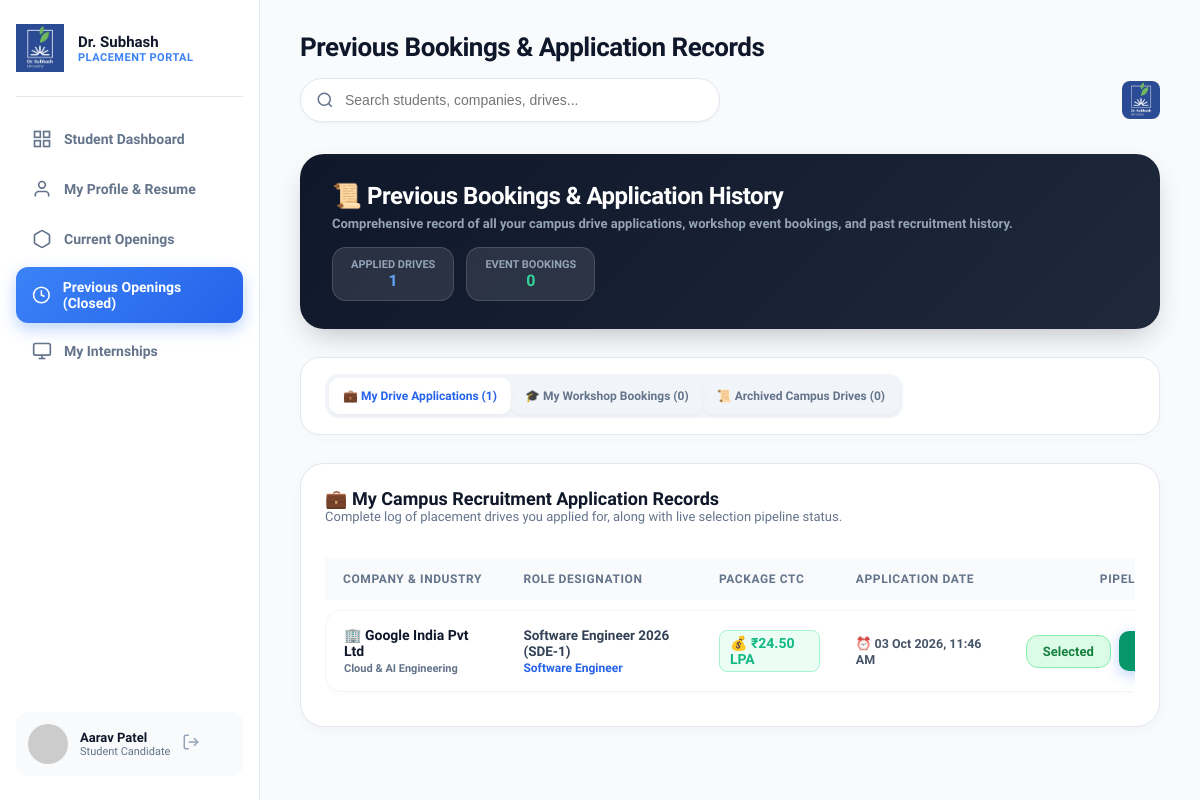
The page /student/drives_history.php (signed in) on the database as committed earlier.
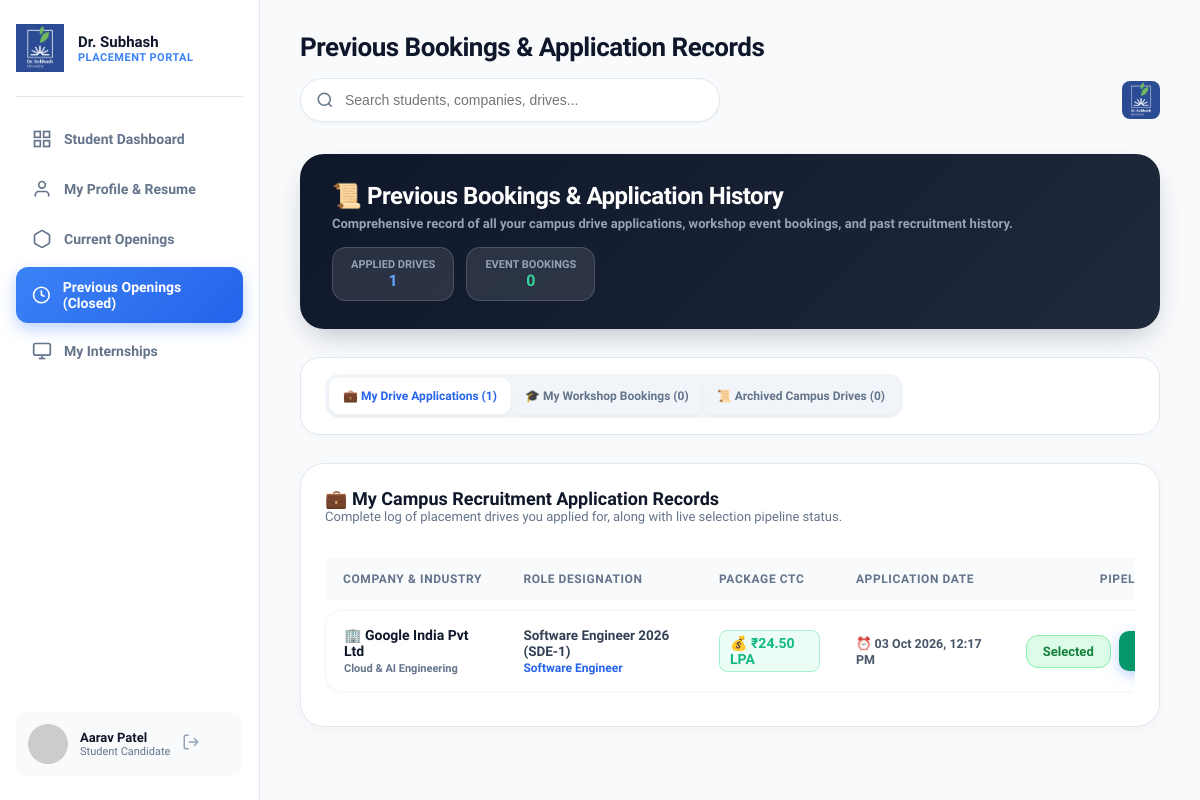
The same page on the database as committed later.
### tables this page shows
CREATE TABLE `applications` (
  `id` int(11) NOT NULL AUTO_INCREMENT,
  `drive_id` int(11) NOT NULL,
  `student_id` int(11) NOT NULL,
  `status` enum('Applied','Shortlisted','Interview Round','Selected','Rejected') DEFAULT 'Applied',
  `remarks` text DEFAULT NULL,
  `applied_date` timestamp NOT NULL DEFAULT current_timestamp(),
  PRIMARY KEY (`id`),
  UNIQUE KEY `unique_app` (`drive_id`,`student_id`),
  KEY `student_id` (`student_id`),
  CONSTRAINT `applications_ibfk_1` FOREIGN KEY (`drive_id`) REFERENCES `drives` (`id`) ON DELETE CASCADE,
  CONSTRAINT `applications_ibfk_2` FOREIGN KEY (`student_id`) REFERENCES `students` (`id`) ON DELETE CASCADE
);

CREATE TABLE `companies` (
  `id` int(11) NOT NULL AUTO_INCREMENT,
  `company_name` varchar(150) NOT NULL,
  `hr_name` varchar(100) DEFAULT NULL,
  `hr_email` varchar(100) DEFAULT NULL,
  `industry` varchar(100) DEFAULT 'IT & Software',
  `website` varchar(150) DEFAULT NULL,
  `phone` varchar(20) DEFAULT NULL,
  `logo` varchar(255) DEFAULT 'default_company.png',
  `is_closed` tinyint(1) DEFAULT 0,
  `created_at` timestamp NOT NULL DEFAULT current_timestamp(),
  PRIMARY KEY (`id`),
  UNIQUE KEY `company_name` (`company_name`)
);

CREATE TABLE `drives` (
  `id` int(11) NOT NULL AUTO_INCREMENT,
  `company_id` int(11) NOT NULL,
  `title` varchar(200) NOT NULL,
  `designation` varchar(150) NOT NULL,
  `package_ctc` varchar(50) NOT NULL,
  `location` varchar(100) DEFAULT 'Pan India / Remote',
  `min_cpi` decimal(4,2) DEFAULT 6.50,
  `allowed_branches` varchar(255) DEFAULT 'CSE, IT, ECE, MECH, CIVIL',
  `max_backlogs` int(11) DEFAULT 0,
  `drive_date` date NOT NULL,
  `deadline` date NOT NULL,
  `deadline_time` varchar(20) DEFAULT '18:00',
  `description` text DEFAULT NULL,
  `status` enum('Upcoming','Active','Completed','Cancelled') DEFAULT 'Active',
  `created_at` timestamp NOT NULL DEFAULT current_timestamp(),
  `allowed_semesters` varchar(100) DEFAULT '5,6,7,8',
  `package_numeric` decimal(10,2) DEFAULT 0.00,
  PRIMARY KEY (`id`),
  KEY `company_id` (`company_id`),
  CONSTRAINT `drives_ibfk_1` FOREIGN KEY (`company_id`) REFERENCES `companies` (`id`) ON DELETE CASCADE
);

### student/drives_history.php (the view, shortened to what the rows shown need)
<?php
$pdo = getDBConnection();
$studentId = $_SESSION['student_id'];
$stmtSt = $pdo->prepare("SELECT * FROM students WHERE id = ?");
$stmtSt->execute([$studentId]);
$student = $stmtSt->fetch();
$stmtMyApps = $pdo->prepare("SELECT a.*, d.title, d.designation, d.package_ctc, d.location, d.drive_date, d.status as drive_status, c.company_name, c.industry
                             FROM applications a
                             JOIN drives d ON a.drive_id = d.id
                             JOIN companies c ON d.company_id = c.id
                             WHERE a.student_id = ?
                             ORDER BY a.id DESC");
$stmtMyApps->execute([$studentId]);
$myApplicationsHistory = $stmtMyApps->fetchAll();
$activeTab = isset($_GET['tab']) ? sanitize($_GET['tab']) : 'my_drives';
include __DIR__ . '/../includes/header.php';
?>
<?php if ($activeTab === 'my_drives'): ?>
    <div class="table-card" style="border-radius: 24px; padding: 24px; background: white; border: 1px solid #E2E8F0; box-shadow: 0 4px 14px rgba(0,0,0,0.03);">
        <div class="table-responsive">
            <table class="custom-table" style="width: 100%;">
                <thead>
                    <tr style="background: #F8FAFC;">
                        <th style="padding: 14px 18px;">Company & Industry</th>
                        <th style="padding: 14px 18px;">Role Designation</th>
                        <th style="padding: 14px 18px;">Package CTC</th>
                        <th style="padding: 14px 18px;">Application Date</th>
                        <th style="padding: 14px 18px; text-align: right;">Pipeline Status</th>
                    </tr>
                </thead>
                <tbody>
                    <?php if (!empty($myApplicationsHistory)): ?>
                        <?php foreach ($myApplicationsHistory as $mah):
                            $stClass = ($mah['status']==='Selected') ? 'placed' : (($mah['status']==='Rejected') ? 'unplaced' : 'in-process');
                        ?>
                            <tr style="background: #FFFFFF; border-bottom: 1px solid #F1F5F9;">
                                <td style="padding: 16px 18px;">
                                    <strong style="font-size: 14px; color: #0F172A;">🏢 <?= htmlspecialchars($mah['company_name']); ?></strong><br>
                                    <span style="font-size: 11px; color: #64748B; font-weight: 600;"><?= htmlspecialchars($mah['industry'] ?: 'Technology'); ?></span>
                                </td>
                                <td style="padding: 16px 18px;">
                                    <strong style="font-size: 13.5px; color: #334155;"><?= htmlspecialchars($mah['title']); ?></strong><br>
                                    <span style="font-size: 12px; color: #2563EB; font-weight: 700;"><?= htmlspecialchars($mah['designation']); ?></span>
                                </td>
                                <td style="padding: 16px 18px;">
                                    <strong style="font-size: 14px; color: #10B981; background: #ECFDF5; padding: 4px 10px; border-radius: 8px; border: 1px solid #A7F3D0; display: inline-block;">
                                        💰 <?= htmlspecialchars($mah['package_ctc']); ?>
                                    </strong>
                                </td>
                                <td style="padding: 16px 18px;">
                                    <span style="font-size: 12.5px; color: #475569; font-weight: 600;">
                                        ⏰ <?= date('d M Y, h:i A', strtotime($mah['applied_date'])); ?>
                                    </span>
                                </td>
                                <td style="padding: 16px 18px; text-align: right;">
                                    <div style="display: flex; gap: 8px; justify-content: flex-end; align-items: center;">
                                        <span class="badge-status <?= $stClass; ?>" style="font-size: 13px; font-weight: 800; padding: 8px 16px; border-radius: 12px;">
                                            <?= htmlspecialchars($mah['status']); ?>
                                        </span>
                                        <?php if ($mah['status'] === 'Selected' && !empty($student['offer_letter'])): ?>
                                            <a href="../view_offer.php?file=<?= urlencode($student['offer_letter']); ?>" target="_blank" class="btn-primary" style="padding: 6px 14px; border-radius: 10px; font-size: 12px; font-weight: 800; background: #059669; border-color: #059669; text-decoration: none; display: inline-flex; align-items: center; gap: 4px;">
                                            </a>
                                        <?php endif; ?>
                                    </div>
                                </td>
                            </tr>
                        <?php endforeach; ?>
                    <?php endif; ?>
                </tbody>
            </table>
        </div>
    </div>
<?php endif; ?>
<?php include __DIR__ . '/../includes/footer.php'; ?>

Rows that differ between the two databases and show on the page:
changed applications "Selected": applied_date "03 Oct 2026, 11:46 AM" → "03 Oct 2026, 12:17 PM"
